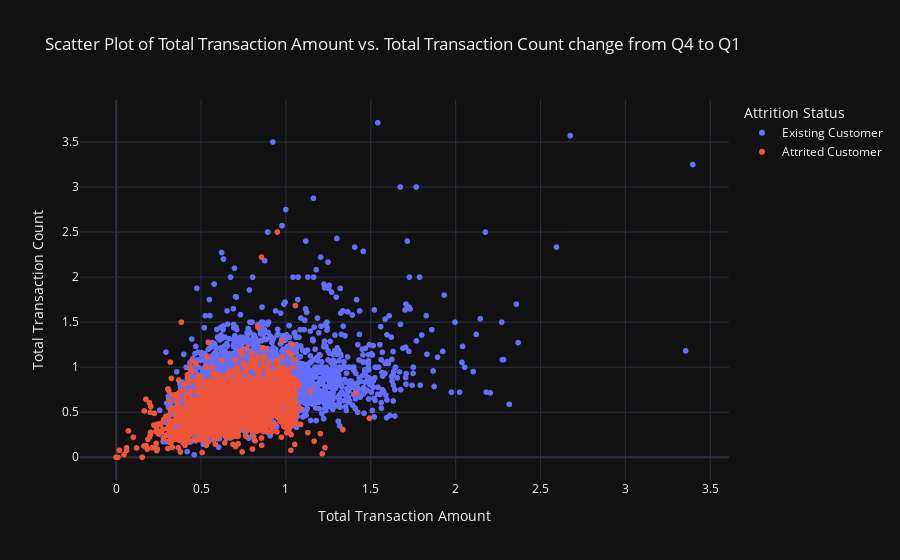

Notebook code cell kept with this figure:
### Code cell
fig = px.scatter(
    df,
    y='Total_Ct_Chng_Q4_Q1',
    x='Total_Amt_Chng_Q4_Q1',
    color='Attrition_Flag',
    title='Scatter Plot of Total Transaction Amount vs. Total Transaction Count change from Q4 to Q1',
    labels={'Total_Ct_Chng_Q4_Q1': 'Total Transaction Count', 'Total_Amt_Chng_Q4_Q1': 'Total Transaction Amount'},
    template='plotly_dark'
)

fig.update_layout(
    yaxis_title='Total Transaction Count',
    xaxis_title='Total Transaction Amount',
    legend_title='Attrition Status',
)

fig.show()

### Figure 1 — Plotly figure (JSON) as saved in the notebook; plotly's stock layout.template omitted (floating-point values rounded to 4 significant figures; data arrays with more than 128 entries replaced by an {"elided": "..."} marker saying what was removed)
{"data": [{"hovertemplate": "Attrition_Flag=Existing Customer<br>Total Transaction Amount=%{x}<br>Total Transaction Count=%{y}<extra></extra>", "legendgroup": "Existing Customer", "marker": {"color": "#636efa", "symbol": "circle"}, "mode": "markers", "name": "Existing Customer", "showlegend": true, "type": "scattergl", "x": {"elided": "8500 float values"}, "xaxis": "x", "y": {"elided": "8500 float values"}, "yaxis": "y"}, {"hovertemplate": "Attrition_Flag=Attrited Customer<br>Total Transaction Amount=%{x}<br>Total Transaction Count=%{y}<extra></extra>", "legendgroup": "Attrited Customer", "marker": {"color": "#EF553B", "symbol": "circle"}, "mode": "markers", "name": "Attrited Customer", "showlegend": true, "type": "scattergl", "x": {"elided": "1627 float values"}, "xaxis": "x", "y": {"elided": "1627 float values"}, "yaxis": "y"}], "layout": {"legend": {"title": {"text": "Attrition Status"}, "tracegroupgap": 0}, "title": {"text": "Scatter Plot of Total Transaction Amount vs. Total Transaction Count change from Q4 to Q1"}, "xaxis": {"anchor": "y", "domain": [0, 1], "title": {"text": "Total Transaction Amount"}}, "yaxis": {"anchor": "x", "domain": [0, 1], "title": {"text": "Total Transaction Count"}}}}
